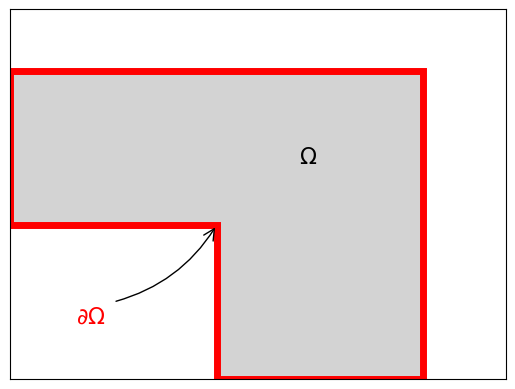

This chart was generated by the following Python code:
#!/usr/bin/env python3
# -*- coding: utf-8 -*-
"""
Created on Sun Dec 29 22:01:14 2024

@author: swapnilsharma
"""

import numpy as np
import matplotlib.pyplot as plt
from matplotlib.patches import Polygon
import matplotlib.patches as patches


fig, ax = plt.subplots()
polygon = Polygon([(0, 0.25), (0, 0.5), (0.5, 0.5),(0.5,0),(0.25,0),(0.25,0.25)], 
                  edgecolor='red', facecolor='lightgray',linewidth=5)
ax.add_patch(polygon)
plt.tick_params(left = False, right = False , labelleft = False , labelbottom = False, bottom = False) 
plt.xlim([0,0.6])
plt.ylim([0,0.6])
plt.text(0.35, 0.35, r'$\Omega$',fontsize=16)
arrow = patches.FancyArrowPatch(
    (0.125,0.125),
    (0.25,0.25),
    mutation_scale=20,  
    arrowstyle='->',  
    connectionstyle='arc3,rad=0.2', 
    color='black'
)
ax.add_patch(arrow)
plt.text(0.08, 0.09, r'$\partial\Omega$',fontsize=16,color='red')
plt.savefig('Figure6.5.png',bbox_inches='tight')
plt.show()